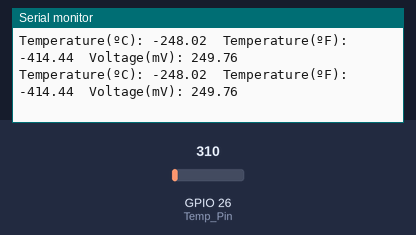
Recording of a sketch running on a simulated ESP32. On the bench: the last lines printed to the serial monitor. The test bench sets the inputs (shaded band); at power-on: GPIO 26 (Temp_Pin) = 310.

Above: at 1.8 s.
1.9 s: GPIO 26 (Temp_Pin) set to 372
At 2.8 s:
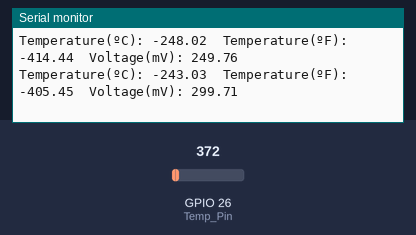
3.4 s: GPIO 26 (Temp_Pin) set to 434
At 4.7 s:
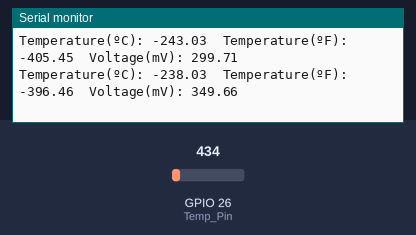
Timing chart, 0 to 6.4 s (numbered marks = the images above; inputs shaded):
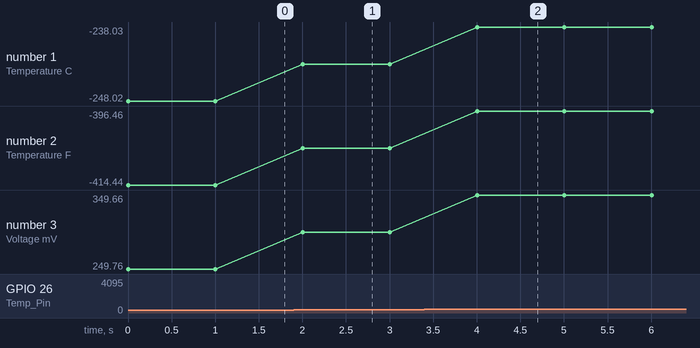

Measured:
- after the input at 1.9 s, the serial monitor: prints a new line after 0.10 s (image 1)
- after the input at 3.4 s, the serial monitor: prints a new line after 0.60 s (image 2)
- plotted number 1: -248.02 → -243.03 after the input at 1.9 s, -243.03 → -238.03 after the input at 3.4 s
- plotted number 2: -414.44 → -405.45 after the input at 1.9 s, -405.45 → -396.46 after the input at 3.4 s
- plotted number 3: 249.76 → 299.71 after the input at 1.9 s, 299.71 → 349.66 after the input at 3.4 s

The sketch:

LM335_serial_monitor.ino
```cpp
const int Temp_Pin = 26; //This code records temp from LM335 and displays on serial monitor
float Raw_Val;
float Voltage_Out;

float temp_C, temp_F, temp_K;

void setup() {
  pinMode(Temp_Pin, INPUT);
  Serial.begin(115200);
}

void loop() {
  Raw_Val = analogRead(Temp_Pin);
  Voltage_Out = (Raw_Val * 3300) / (4096);

  // calculate temperature for LM35 (LM35DZ)
  //temp_C = Voltage_Out/ 10;
  //temp_F = (temp_C * 1.8) + 32;

  // calculate temperature for LM335
  temp_K = Voltage_Out / 10;
  temp_C = temp_K - 273;
  temp_F = (temp_C * 1.8) + 32;

  Serial.print("Temperature(ºC): ");
  Serial.print(temp_C);
  Serial.print("  Temperature(ºF): ");
  Serial.print(temp_F);
  Serial.print("  Voltage(mV): ");
  Serial.println(Voltage_Out);
  delay(1000);
}
```
